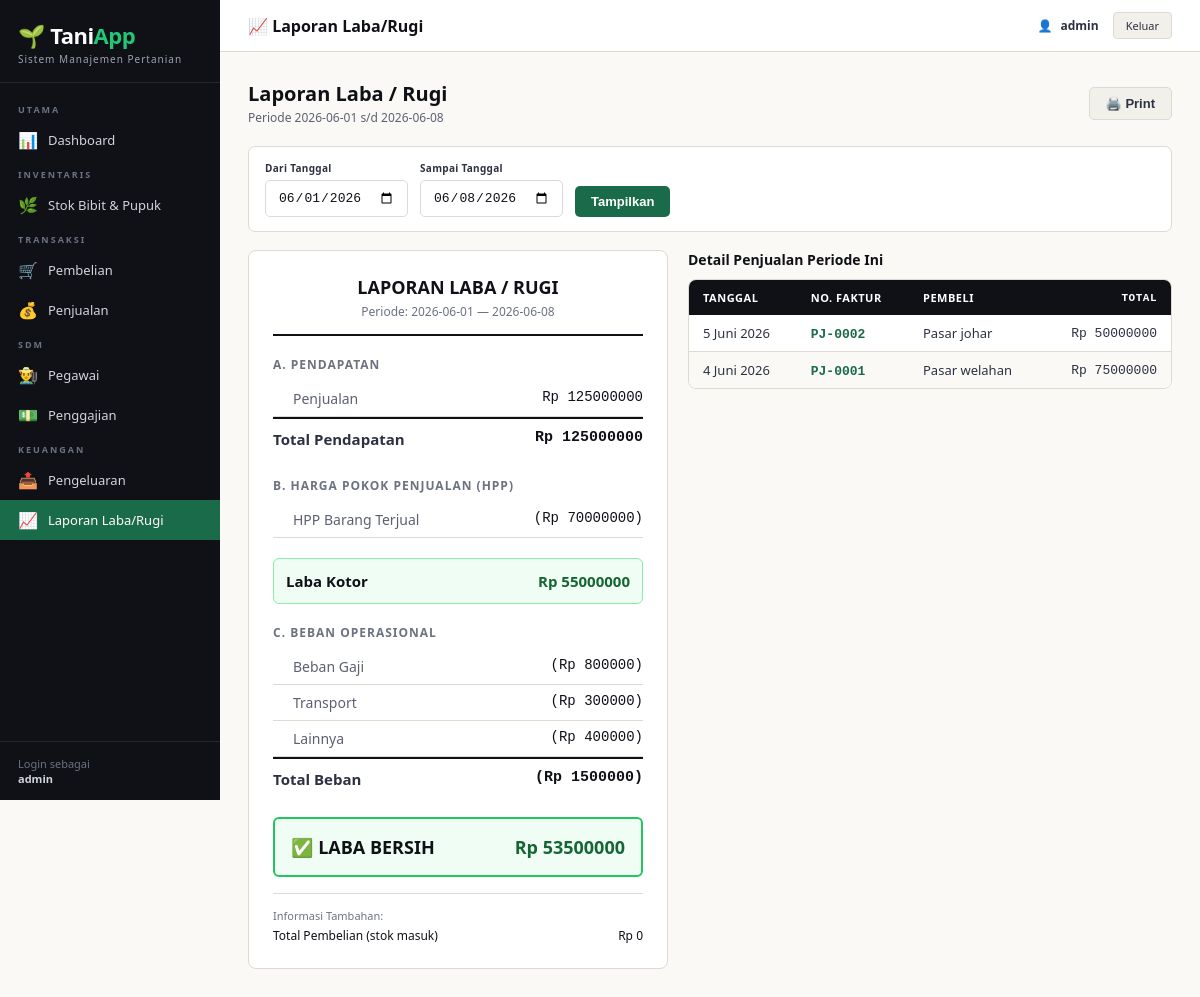
The app's page /laporan/laba-rugi/ (signed in) with its own data.
### laporan/models.py (models this page shows, shortened)
class PengeluaranLain(models.Model):
    KATEGORI_CHOICES = [
        ('operasional', 'Operasional'),
        ('peralatan',   'Peralatan'),
        ('transport',   'Transport'),
        ('lainnya',     'Lainnya'),
    ]
    tanggal    = models.DateField()
    kategori   = models.CharField(max_length=20, choices=KATEGORI_CHOICES, default='operasional')
    deskripsi  = models.CharField(max_length=200)
    jumlah     = models.FloatField()
    keterangan = models.TextField(blank=True, default='')
    created_at = models.DateTimeField(auto_now_add=True)
    class Meta:
        ordering = ['-tanggal', '-id']

### transaksi/models.py (models this page shows, shortened)
class Penjualan(models.Model):
    tanggal    = models.DateField()
    no_faktur  = models.CharField(max_length=60, unique=True)
    pembeli    = models.CharField(max_length=150, blank=True, default='')
    total      = models.FloatField(default=0)
    keterangan = models.TextField(blank=True, default='')
    created_at = models.DateTimeField(auto_now_add=True)
    class Meta:
        ordering = ['-tanggal', '-id']

### laporan/views.py (the view)
# urls.py: path('laba-rugi/',            views.laba_rugi,          name='laba_rugi'),
@login_required
def laba_rugi(request):
    today = datetime.date.today()
    start_default = today.replace(day=1).strftime('%Y-%m-%d')
    end_default   = today.strftime('%Y-%m-%d')
    start = request.GET.get('start', start_default)
    end   = request.GET.get('end', end_default)
    total_penjualan = Penjualan.objects.filter(
        tanggal__gte=start, tanggal__lte=end
    ).aggregate(t=Sum('total'))['t'] or 0
    hpp_items = ItemPenjualan.objects.filter(
        penjualan__tanggal__gte=start,
        penjualan__tanggal__lte=end
    ).annotate(
        hpp_item=ExpressionWrapper(F('jumlah') * F('harga_beli'), output_field=FloatField())
    )
    total_hpp = hpp_items.aggregate(t=Sum('hpp_item'))['t'] or 0
    laba_kotor = total_penjualan - total_hpp
    beban_gaji = Penggajian.objects.filter(
        tanggal_bayar__gte=start, tanggal_bayar__lte=end
    ).aggregate(t=Sum('total_gaji'))['t'] or 0
    pengeluaran_qs = PengeluaranLain.objects.filter(
        tanggal__gte=start, tanggal__lte=end
    )
    pengeluaran_per_kat = {}
    for pe in pengeluaran_qs:
        k = pe.get_kategori_display()
        pengeluaran_per_kat[k] = pengeluaran_per_kat.get(k, 0) + pe.jumlah
    total_pengeluaran_lain = pengeluaran_qs.aggregate(t=Sum('jumlah'))['t'] or 0
    total_beban = beban_gaji + total_pengeluaran_lain
    laba_bersih = laba_kotor - total_beban
    penjualan_detail = Penjualan.objects.filter(
        tanggal__gte=start, tanggal__lte=end
    ).prefetch_related('items').order_by('-tanggal')
    total_pembelian = Pembelian.objects.filter(
        tanggal__gte=start, tanggal__lte=end
    ).aggregate(t=Sum('total'))['t'] or 0
    context = {
        'start': start,
        'end':   end,
        'total_penjualan': total_penjualan,
        'total_hpp':    total_hpp,
        'laba_kotor':   laba_kotor,
        'beban_gaji':   beban_gaji,
        'pengeluaran_per_kat': pengeluaran_per_kat,
        'total_pengeluaran_lain': total_pengeluaran_lain,
        'total_beban':  total_beban,
        'laba_bersih':  laba_bersih,
        'total_pembelian': total_pembelian,
        'penjualan_detail': penjualan_detail,
    }
    return render(request, 'laporan/laba_rugi.html', context)

### templates/laporan/laba_rugi.html (shortened to what this page needs)
{% extends "base.html" %}
{% block topbar_title %}📈 Laporan Laba/Rugi{% endblock %}
{% block nav_laporan %}active{% endblock %}
{% block content %}
<div class="page-header">
  <div><h1>Laporan Laba / Rugi</h1><p>Periode {{ start }} s/d {{ end }}</p></div>
  <button onclick="window.print()" class="btn btn-secondary">🖨️ Print</button>
</div>
<form class="filter-bar" method="get">
  <div class="form-group"><label>Dari Tanggal</label><input type="date" name="start" value="{{ start }}"></div>
  <div class="form-group"><label>Sampai Tanggal</label><input type="date" name="end" value="{{ end }}"></div>
  <button type="submit" class="btn btn-primary">Tampilkan</button>
</form>
<div style="display:grid;grid-template-columns:420px 1fr;gap:20px;align-items:start;flex-wrap:wrap">
  <div class="card" id="laporan-print">
    <div style="text-align:center;margin-bottom:20px;padding-bottom:14px;border-bottom:2px solid #0f1117">
      <div style="font-size:18px;font-weight:700"> LAPORAN LABA / RUGI</div>
      <div style="font-size:12px;color:#6b7280;margin-top:4px">Periode: {{ start }} — {{ end }}</div>
    </div>
    <div class="lr-section">
      <div style="font-size:12px;font-weight:700;letter-spacing:1px;text-transform:uppercase;color:#6b7280;margin-bottom:8px">A. Pendapatan</div>
      <div class="lr-row">
        <span class="lr-label lr-indent">Penjualan</span>
        <span class="lr-value">Rp {{ total_penjualan|floatformat:0 }}</span>
      </div>
      <div class="lr-row total">
        <span class="lr-label">Total Pendapatan</span>
        <span class="lr-value">Rp {{ total_penjualan|floatformat:0 }}</span>
      </div>
    </div>
    <div class="lr-section">
      <div style="font-size:12px;font-weight:700;letter-spacing:1px;text-transform:uppercase;color:#6b7280;margin-bottom:8px">B. Harga Pokok Penjualan (HPP)</div>
      <div class="lr-row">
        <span class="lr-label lr-indent">HPP Barang Terjual</span>
        <span class="lr-value">(Rp {{ total_hpp|floatformat:0 }})</span>
      </div>
    </div>
    <div class="lr-section" style="background:#f0fdf4;padding:12px;border-radius:6px;border:1px solid #86efac">
      <div class="lr-row" style="border:none;padding:0">
        <span style="font-weight:700;font-size:15px">Laba Kotor</span>
        <span style="font-weight:700;font-size:15px;color:{% if laba_kotor >= 0 %}#166534{% else %}#dc2626{% endif %}">Rp {{ laba_kotor|floatformat:0 }}</span>
      </div>
    </div>
    <div class="lr-section" style="margin-top:16px">
      <div style="font-size:12px;font-weight:700;letter-spacing:1px;text-transform:uppercase;color:#6b7280;margin-bottom:8px">C. Beban Operasional</div>
      <div class="lr-row">
        <span class="lr-label lr-indent">Beban Gaji</span>
        <span class="lr-value">(Rp {{ beban_gaji|floatformat:0 }})</span>
      </div>
      {% for kat, jml in pengeluaran_per_kat.items %}
      <div class="lr-row">
        <span class="lr-label lr-indent">{{ kat }}</span>
        <span class="lr-value">(Rp {{ jml|floatformat:0 }})</span>
      </div>
      {% endfor %}
      <div class="lr-row total">
        <span class="lr-label">Total Beban</span>
        <span class="lr-value">(Rp {{ total_beban|floatformat:0 }})</span>
      </div>
    </div>
    <div style="margin-top:16px;padding:16px;border-radius:6px;background:{% if laba_bersih >= 0 %}#f0fdf4;border:2px solid #22c55e{% else %}#fef2f2;border:2px solid #dc2626{% endif %}">
      <div class="lr-row" style="border:none;padding:0">
        <span style="font-weight:700;font-size:18px">
          {% if laba_bersih >= 0 %}✅ LABA BERSIH{% else %}❌ RUGI BERSIH{% endif %}
        </span>
        <span style="font-weight:700;font-size:18px;color:{% if laba_bersih >= 0 %}#166534{% else %}#dc2626{% endif %}">
          Rp {{ laba_bersih|floatformat:0 }}
        </span>
      </div>
    </div>
    <div style="margin-top:16px;padding-top:14px;border-top:1px solid var(--rule)">
      <div style="font-size:11px;color:#6b7280;margin-bottom:4px">Informasi Tambahan:</div>
      <div style="font-size:12px;display:flex;justify-content:space-between">
        <span>Total Pembelian (stok masuk)</span>
        <span>Rp {{ total_pembelian|floatformat:0 }}</span>
      </div>
    </div>
  </div>
  <div>
    <h2 style="font-size:14px;font-weight:700;margin-bottom:10px">Detail Penjualan Periode Ini</h2>
    <div class="table-wrap">
      <table>
        <thead><tr><th>Tanggal</th><th>No. Faktur</th><th>Pembeli</th><th class="td-right">Total</th></tr></thead>
        <tbody>
          {% for pj in penjualan_detail %}
          <tr>
            <td>{{ pj.tanggal }}</td>
            <td><span style="font-family:monospace;color:#1a6b4a;font-weight:600">{{ pj.no_faktur }}</span></td>
            <td>{{ pj.pembeli|default:"-" }}</td>
            <td class="td-right">Rp {{ pj.total|floatformat:0 }}</td>
          </tr>
          {% empty %}
          <tr><td colspan="4" class="td-center text-muted">Tidak ada penjualan pada periode ini.</td></tr>
          {% endfor %}
        </tbody>
      </table>
    </div>
  </div>
</div>
{% endblock %}

### templates/base.html (shortened to what this page needs)
<!DOCTYPE html>
<html lang="id">
<head>
</head>
<body>
<aside class="sidebar">
  <div class="sidebar-brand">
    <div class="logo">🌱 Tani<span>App</span></div>
    <div class="tagline">Sistem Manajemen Pertanian</div>
  </div>
  <nav class="nav">
    <div class="nav-section">Utama</div>
    <a href="/" class="{% block nav_dashboard %}{% endblock %}"><span class="ico">📊</span> Dashboard</a>
    <div class="nav-section">Inventaris</div>
    <a href="/stok/" class="{% block nav_stok %}{% endblock %}"><span class="ico">🌿</span> Stok Bibit & Pupuk</a>
    <div class="nav-section">Transaksi</div>
    <a href="/transaksi/pembelian/" class="{% block nav_beli %}{% endblock %}"><span class="ico">🛒</span> Pembelian</a>
    <a href="/transaksi/penjualan/" class="{% block nav_jual %}{% endblock %}"><span class="ico">💰</span> Penjualan</a>
    <div class="nav-section">SDM</div>
    <a href="/pegawai/" class="{% block nav_pegawai %}{% endblock %}"><span class="ico">👨‍🌾</span> Pegawai</a>
    <a href="/pegawai/penggajian/" class="{% block nav_gaji %}{% endblock %}"><span class="ico">💵</span> Penggajian</a>
    <div class="nav-section">Keuangan</div>
    <a href="/laporan/pengeluaran/" class="{% block nav_pengeluaran %}{% endblock %}"><span class="ico">📤</span> Pengeluaran</a>
    <a href="/laporan/laba-rugi/" class="{% block nav_laporan %}{% endblock %}"><span class="ico">📈</span> Laporan Laba/Rugi</a>
  </nav>
  <div class="sidebar-footer">
    Login sebagai<br><strong>{{ request.user.username }}</strong>
  </div>
</aside>
<div class="main">
  <div class="topbar">
    <div class="topbar-title">{% block topbar_title %}{% endblock %}</div>
    <div class="topbar-right">
      <div class="user-badge">👤 <strong>{{ request.user.username }}</strong></div>
      <a href="/logout/" class="btn-logout">Keluar</a>
    </div>
  </div>
  <div class="content">
    {% block content %}{% endblock %}
  </div>
</div>
</body>
</html>

### records on screen
PengeluaranLain: kategori "Transport", jml "300000"
PengeluaranLain: kategori "Lainnya", jml "400000"
Penjualan: tanggal "5 Juni 2026", no_faktur "PJ-0002", pembeli "Pasar johar", total "50000000"
Penjualan: tanggal "4 Juni 2026", no_faktur "PJ-0001", pembeli "Pasar welahan", total "75000000"

### other values on screen
{{ request.user.username }} "admin"
{{ start }} "2026-06-01"
{{ end }} "2026-06-08"
{{ total_penjualan|floatformat:0 }} "125000000"
{{ total_hpp|floatformat:0 }} "70000000"
{{ laba_kotor|floatformat:0 }} "55000000"
{{ beban_gaji|floatformat:0 }} "800000"
{{ total_beban|floatformat:0 }} "1500000"
{{ laba_bersih|floatformat:0 }} "53500000"
{{ total_pembelian|floatformat:0 }} "0"
